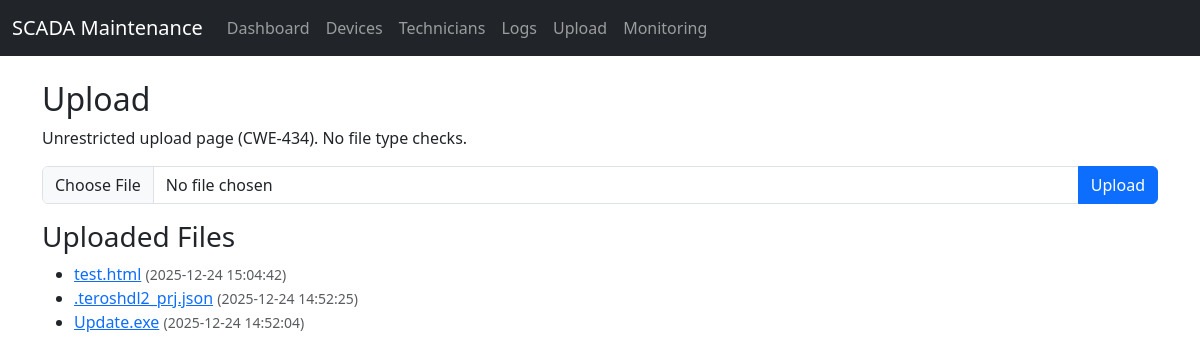
Screenshot of /upload with the database file from the repository.
### tables this page shows
CREATE TABLE uploads (
			id INTEGER PRIMARY KEY AUTOINCREMENT,
			filename TEXT NOT NULL,
			stored_path TEXT NOT NULL,
			uploaded_at TEXT NOT NULL
		);

### app.py (the view, shortened to what this page needs)
	@app.route("/upload", methods=["GET", "POST"])
	def upload():
		conn = get_conn()
		try:
			rows = conn.execute("SELECT * FROM uploads ORDER BY uploaded_at DESC").fetchall()
			return render_template("upload.html", uploads=rows)
		finally:
			conn.close()

### database_setup.py (called while the page is built)
def get_conn():
	conn = sqlite3.connect(DB_PATH, timeout=10.0)
	conn.row_factory = sqlite3.Row
	conn.execute("PRAGMA journal_mode=WAL")
	return conn

### templates/upload.html
{% extends "base.html" %}
{% block content %}
<h2>Upload</h2>
<p>Unrestricted upload page (CWE-434). No file type checks.</p>
<form method="post" enctype="multipart/form-data" class="mb-3">
  <div class="input-group">
    <input type="file" class="form-control" name="file" />
    <button class="btn btn-primary" type="submit">Upload</button>
  </div>
</form>
<h3>Uploaded Files</h3>
<ul>
  {% for u in uploads %}
    <li>
      <a href="/uploads/{{ u.filename }}" target="_blank">{{ u.filename }}</a>
      <small class="text-muted">({{ u.uploaded_at }})</small>
    </li>
  {% endfor %}
</ul>
{% endblock %}

### rows the page displays
uploads: filename "test.html", uploaded_at "2025-12-24 15:04:42"
uploads: filename ".teroshdl2_prj.json", uploaded_at "2025-12-24 14:52:25"
uploads: filename "Update.exe", uploaded_at "2025-12-24 14:52:04"
